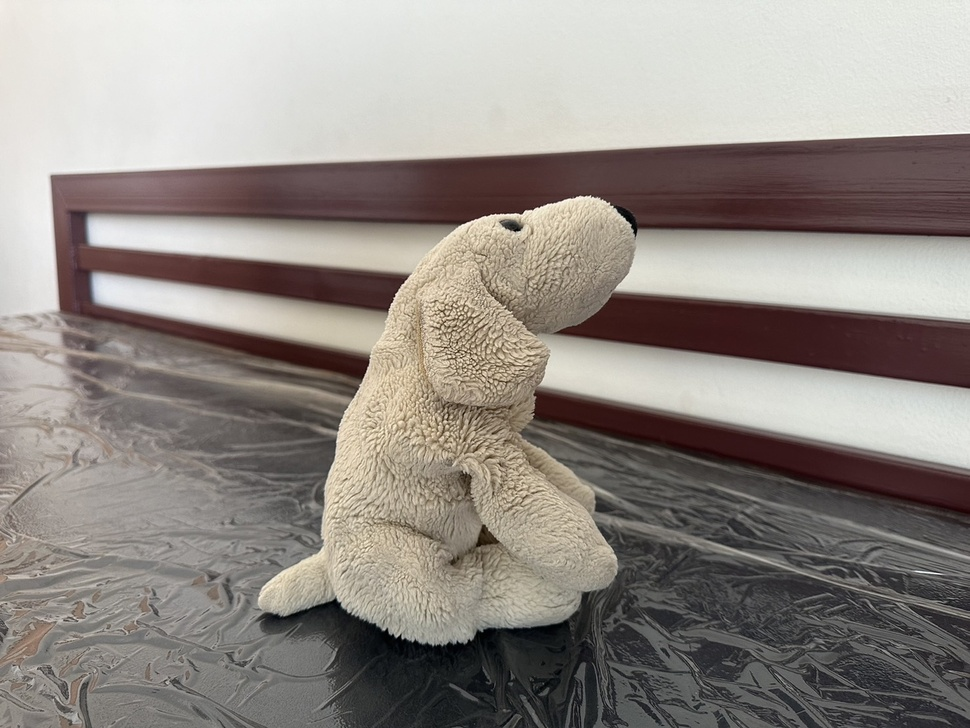
#> input picture image-formation/sample-images/dog.jpg, 970 x 728 px, shrunk from 1477 x 1108 before the run
$ python 2d-translation.py
#> lines starting #> are read from the running program, lines starting #| are printed output that depends on the picture; after the words box and inside, x2 and y2 are one past the last pixel; in counts of white or black regions, pixels touching at a corner belong together
from PIL import Image
import numpy as np
import cv2 as cv
import collections

img_path = 'sample-images/'

# img = Image.open(img_path + 'dog.jpg')
img = cv.imread(img_path + 'dog.jpg', cv.IMREAD_GRAYSCALE)
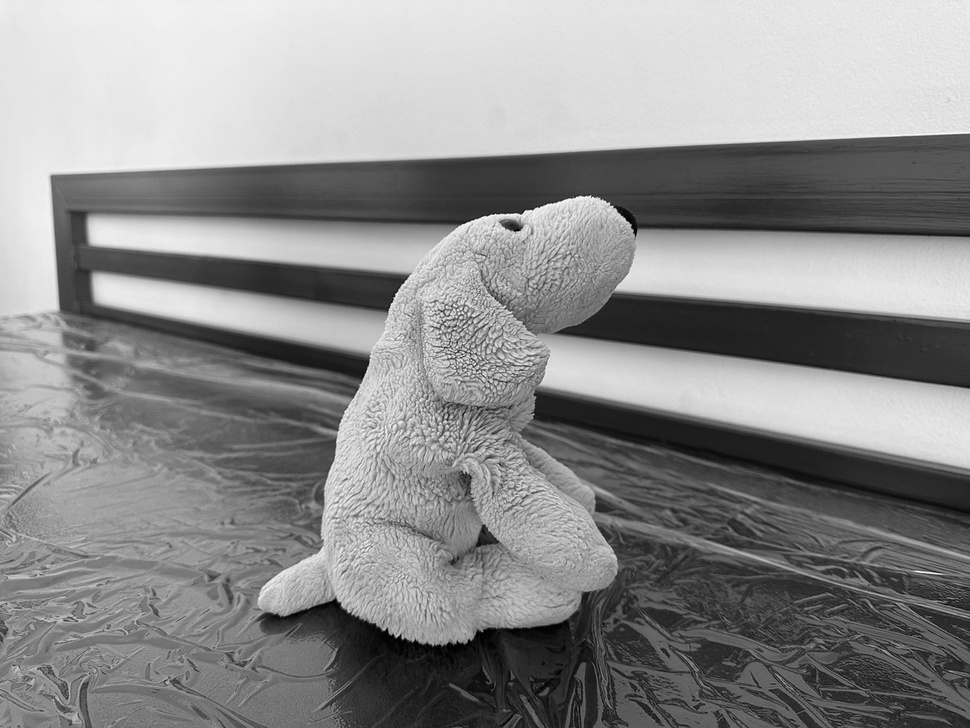
#> img: shape (728, 970); min 0, max 255, mean 140.6
imgData = np.asarray(img)

iden = np.identity(2)
tx = 100
ty = 200
t = np.array([[tx, ty]]).T ## Vertical Axis

rows, cols = img.shape # (1476, 1107)
#> rows = 728; cols = 970

x, y = np.meshgrid(np.arange(cols), np.arange(rows))
coords = np.stack([x.ravel(), y.ravel(), np.ones_like(x.ravel())])

translation_matrix = np.concatenate((iden, t), axis=1)

transformed_coords = translation_matrix @ coords
x_trans, y_trans = transformed_coords

def image_mapping(cols, rows, x_trans, y_trans, img):
#> called with cols = 970, rows = 728, x_trans = array of shape (706160,), y_trans = array of shape (706160,)
    prev_x = (0, cols-1)
#> prev_x = (0, 969)
    prev_y = (0, rows-1)
#> prev_y = (0, 727)
    new_x = (min(x_trans), max(x_trans))
#> new_x = (100, 1069)
    new_y = (min(y_trans), max(y_trans))
#> new_y = (200, 927)

    x0 = int(max(prev_x[0], new_x[0])) # prev_x[0] <= new_x[0]
#> x0 = 100
    y0 = int(max(prev_y[0], new_y[0])) # prev_y[0] <= new_y[0]
#> y0 = 200

    xn = int(min(prev_x[1], new_x[1])) # new_x[1] <= prev_x[1]
#> xn = 969
    yn = int(min(prev_y[1], new_y[1])) # new_y[1] <= prev_y[1]
#> yn = 727

    img_width = img.shape[1]
#> img_width = 970
    img_height = img.shape[0]

    transformed_img = np.copy(img)

    transformed_img[:, :x0] = np.zeros((img_height, x0))
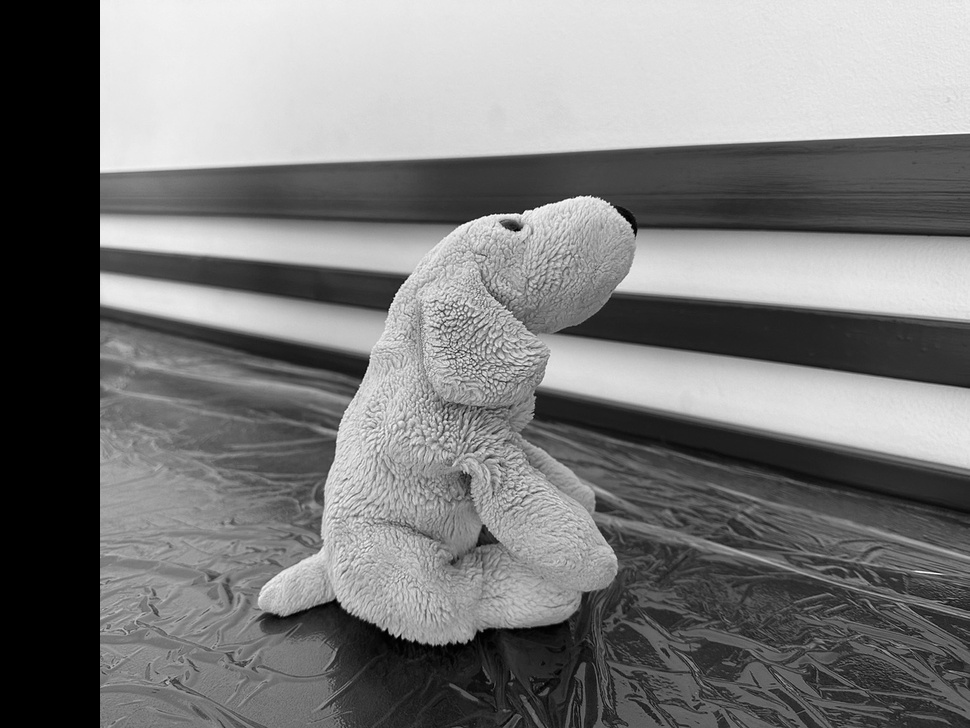
#> transformed_img: shape (728, 970); 10.31% of pixels changed, all inside (x1, y1, x2, y2) = (0, 0, 100, 728)
    transformed_img[:y0, :] = np.zeros((y0, img_width))
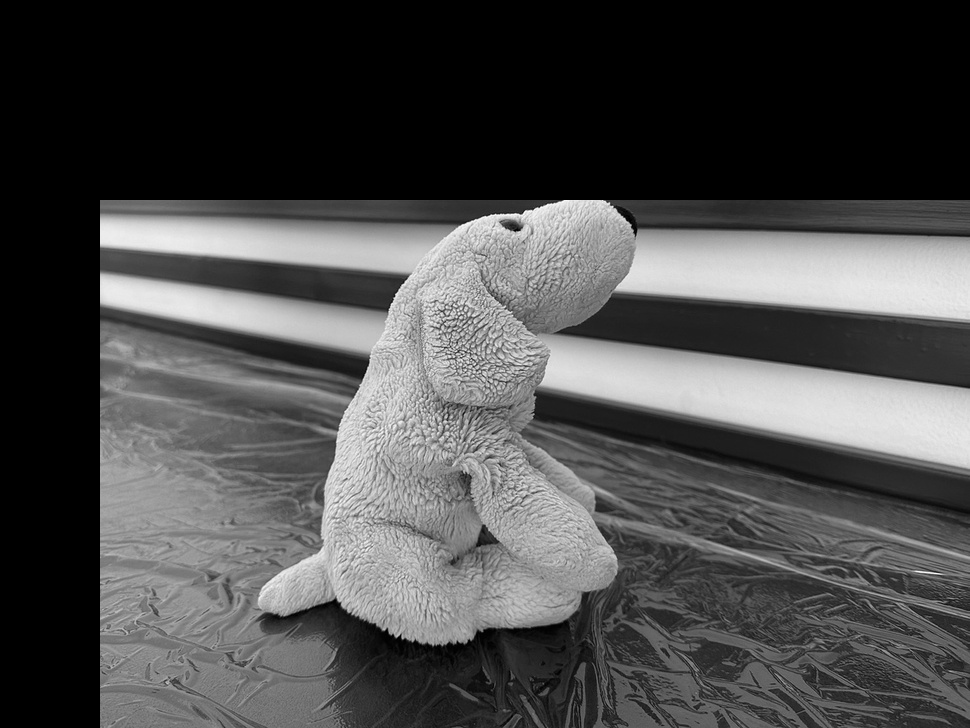
#> transformed_img: shape (728, 970); min 0, max 255, mean 75.8
    transformed_img[:, xn:] = np.zeros((img_height, img_width - xn))
    transformed_img[yn:, :] = np.zeros((img_height - yn, img_width))
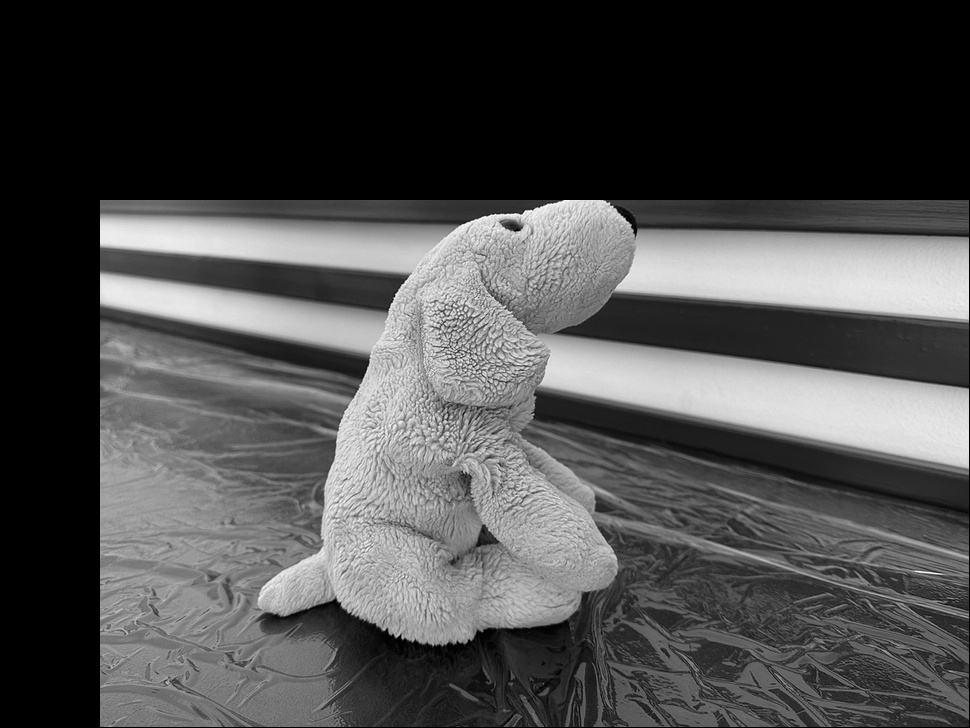
#> transformed_img: shape (728, 970); min 0, max 255, mean 75.7

    return transformed_img

translated_img = image_mapping(cols, rows, x_trans, y_trans, img)
# cv.imshow('img 1', translated_img)
# cv.imshow('img 2', img)

# Image Translation with openCV
dst = cv.warpAffine(img, translation_matrix, (cols,rows))
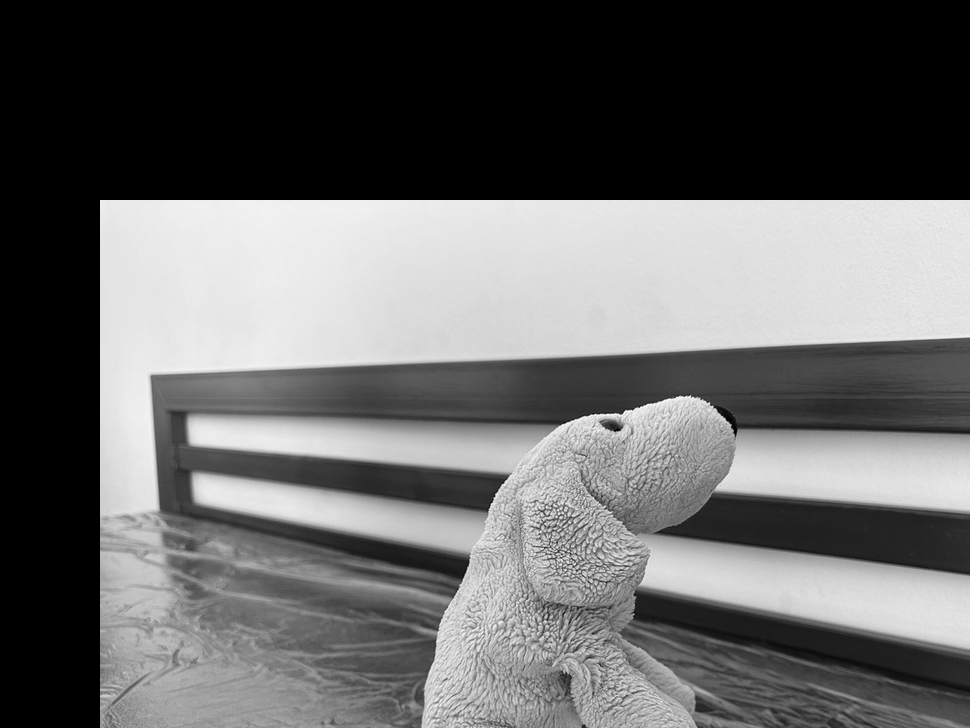
#> dst: shape (728, 970); min 0, max 255, mean 102

# cv.imshow('img 3', dst)
# cv.waitKey(0)
# cv.destroyAllWindows()
